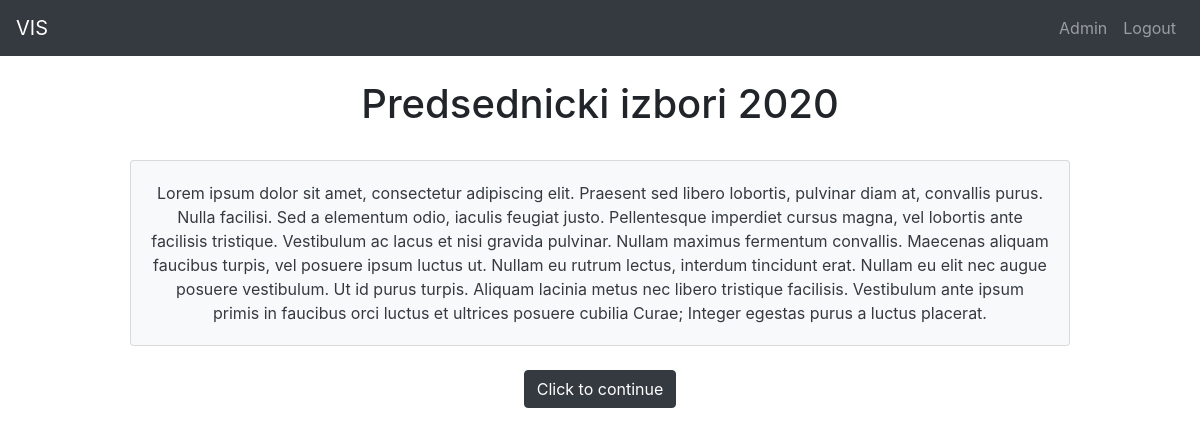
The page /project/voting_step1/7 (signed in) on the database its author committed.
### project/models.py (models this page shows, shortened)
class Election(models.Model):
    election_type = models.ForeignKey(ElectionType, on_delete=models.CASCADE)
    base_unit = models.ForeignKey(
        VotingUnit, on_delete=models.CASCADE, blank=True, null=True)
    title = models.CharField(max_length=100)
    description = models.CharField(max_length=1000, blank=True)
    begin_datetime = models.DateTimeField()
    end_datetime = models.DateTimeField()

### project/views.py (the view)
# urls.py: path('voting_step1/<int:election_id>', views.voting_step1, name="voting_step1"),
@login_required()
def voting_step1(request, election_id):
    election = get_object_or_404(Election, pk=election_id)
    context = {'election': election}
    return render(request, 'project/voting_step1.html', context)

### project/templates/project/voting_step1.html
{% extends 'base.html' %}
{% block content %}
<h1 class="text-center">{{election.title}}</h1>
<br />
<div class="container">
    <div class="card bg-light text-dark text-center">
        <div class="card-body">{{election.description}}</div>
    </div>
</div>
<br />
<div class="text-center">
    <a class="btn btn-dark" href="{% url 'project:voting_step2' election.id %}" role="button">Click to continue</a>
</div>
{% endblock content %}

### rows shown on the page
Election: title "Predsednicki izbori 2020", description "Lorem ipsum dolor sit amet, consectetur adipiscing elit. Praesent sed libero lobortis, pulvinar diam at, convallis purus. Nulla facilisi. Sed a elementum odio, iaculis feugiat justo. Pellentesque imperdiet cursus magna, vel lobortis ante facilisis tristique. Vestibulum ac lacus et nisi gravida pulvinar. Nullam maximus fermentum convallis. Maecenas aliquam faucibus turpis, vel posuere ipsum luctus ut. Nullam eu rutrum lectus, interdum tincidunt erat. Nullam eu elit nec augue posuere vestibulum. Ut id purus turpis. Aliquam lacinia metus nec libero tristique facilisis. Vestibulum ante ipsum primis in faucibus orci luctus et ultrices posuere cubilia Curae; Integer egestas purus a luctus…"
